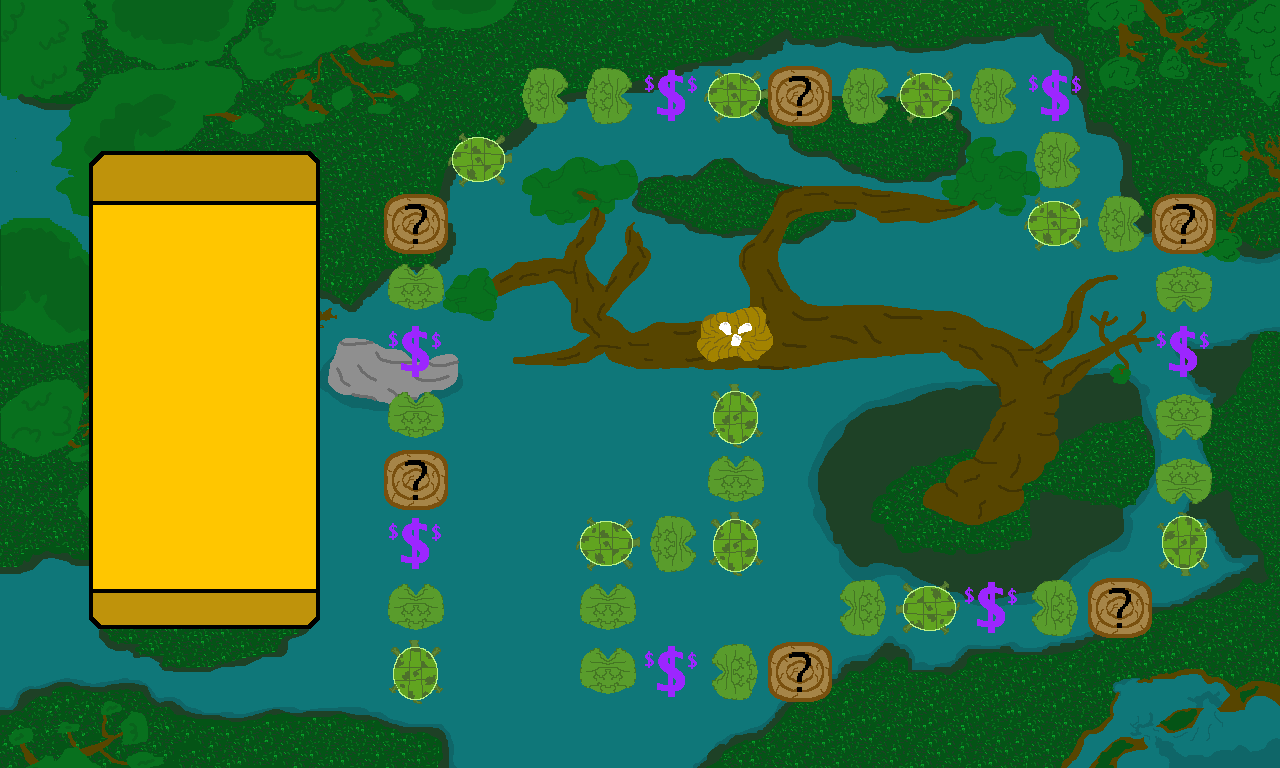

This is a level from a 2D game, rendered from its Tiled map with the project's own tilesets. A one-line summary and the map file follow, with tile-layer data summarised:
An orthogonal 20x12 tile map with 64x64 px tiles, 3 tile layers (fondo, casillas, interfaz), 3 tilesets and 55 objects (28x vacia, 8x dinero, 6x consecuencia, 4x jugadores, 2x ranuras, ...).

<map version="1.8" tiledversion="1.8.5" orientation="orthogonal" renderorder="right-down" width="20" height="12" tilewidth="64" tileheight="64" infinite="0" nextlayerid="7" nextobjectid="244">
 <editorsettings>
  <export target="tablero.json" format="json" />
 </editorsettings>
 <tileset firstgid="1" name="fondo-tablero" tilewidth="64" tileheight="64" tilecount="960" columns="20">
  <image source="../images/atlas/escenas/atlas_backgrounds.png" width="1280" height="3072" />
 </tileset>
 <tileset firstgid="961" name="casillas-atlas" tilewidth="64" tileheight="64" tilecount="4" columns="4">
  <image source="../images/atlas/casillas/atlas_casillas.png" width="256" height="64" />
 </tileset>
 <tileset firstgid="965" name="casillero-interfaz" tilewidth="64" tileheight="64" tilecount="32" columns="4">
  <image source="../images/casillero-interfaz.png" width="279" height="523" />
 </tileset>
 <layer id="1" name="fondo" width="20" height="12" locked="1">
  <data>[240 cells, 240 non-empty, 240 distinct tile ids]</data>
 </layer>
 <layer id="2" name="casillas" width="20" height="12" locked="1">
  <data>[240 cells, 42 non-empty, 4 distinct tile ids]</data>
 </layer>
 <layer id="6" name="interfaz" width="20" height="12" locked="1">
  <data>[240 cells, 32 non-empty, 32 distinct tile ids]</data>
 </layer>
 <objectgroup id="3" name="objetos">
  <object id="48" name="jugador1" type="jugadores" x="120" y="600">
   <point />
  </object>
  <object id="49" name="jugador2" type="jugadores" x="120" y="600">
   <point />
  </object>
  <object id="50" name="jugador3" type="jugadores" x="120" y="600">
   <point />
  </object>
  <object id="51" name="jugador4" type="jugadores" x="120" y="600">
   <point />
  </object>
  <object id="53" name="dado" x="191.667" y="353.667">
   <point />
  </object>
  <object id="57" name="poder1" type="ranuras" x="1102.67" y="702.667">
   <point />
  </object>
  <object id="58" name="poder2" type="ranuras" x="1182.67" y="702.667">
   <point />
  </object>
  <object id="59" name="cronometro" x="275.833" y="142.333">
   <point />
  </object>
  <object id="60" name="opciones" x="1240" y="40">
   <point />
  </object>
  <object id="240" name="casilleroInterfaz" x="192" y="354">
   <point />
  </object>
  <object id="241" name="nombreJugador" x="143.364" y="142.33">
   <point />
  </object>
  <object id="243" name="dinero" x="196.97" y="515.152">
   <point />
  </object>
 </objectgroup>
 <objectgroup id="5" name="casillas" locked="1">
  <object id="193" name="2" type="vacia" x="415.213" y="606.734">
   <point />
  </object>
  <object id="194" name="3" type="dinero" x="416.213" y="542.734">
   <point />
  </object>
  <object id="195" name="4" type="consecuencia" x="416.713" y="478.234">
   <point />
  </object>
  <object id="196" name="5" type="vacia" x="416.713" y="416.734">
   <point />
  </object>
  <object id="197" name="6" type="dinero" x="416.213" y="353.734">
   <point />
  </object>
  <object id="198" name="7" type="vacia" x="417.213" y="287.067">
   <point />
  </object>
  <object id="199" name="8" type="consecuencia" x="416.046" y="223.734">
   <point />
  </object>
  <object id="200" name="9" type="vacia" x="478.546" y="149.067">
   <point />
  </object>
  <object id="201" name="10" type="vacia" x="544.88" y="94.6427">
   <point />
  </object>
  <object id="202" name="11" type="vacia" x="607.546" y="94.6427">
   <point />
  </object>
  <object id="203" name="12" type="dinero" x="670.213" y="93.3093">
   <point />
  </object>
  <object id="204" name="13" type="vacia" x="735.546" y="93.976">
   <point />
  </object>
  <object id="205" name="14" type="consecuencia" x="799.546" y="91.3093">
   <point />
  </object>
  <object id="206" name="15" type="vacia" x="863.546" y="94.6427">
   <point />
  </object>
  <object id="207" name="16" type="vacia" x="925.546" y="93.3093">
   <point />
  </object>
  <object id="208" name="17" type="vacia" x="993.546" y="93.3093">
   <point />
  </object>
  <object id="209" name="18" type="dinero" x="1057.54" y="95.3093">
   <point />
  </object>
  <object id="210" name="19" type="vacia" x="1056.21" y="157.309">
   <point />
  </object>
  <object id="211" name="20" type="vacia" x="1056.21" y="218.643">
   <point />
  </object>
  <object id="212" name="21" type="vacia" x="1118.88" y="219.309">
   <point />
  </object>
  <object id="213" name="22" type="consecuencia" x="1184.54" y="221.976">
   <point />
  </object>
  <object id="214" name="23" type="vacia" x="1184.21" y="283.976">
   <point />
  </object>
  <object id="215" name="24" type="dinero" x="1183.54" y="349.309">
   <point />
  </object>
  <object id="216" name="25" type="vacia" x="1184.88" y="411.309">
   <point />
  </object>
  <object id="217" name="26" type="vacia" x="1182.21" y="475.309">
   <point />
  </object>
  <object id="218" name="27" type="vacia" x="1185.54" y="537.976">
   <point />
  </object>
  <object id="219" name="28" type="consecuencia" x="1122.21" y="599.143">
   <point />
  </object>
  <object id="220" name="29" type="vacia" x="1056.88" y="601.809">
   <point />
  </object>
  <object id="221" name="30" type="dinero" x="991.213" y="604.643">
   <point />
  </object>
  <object id="222" name="31" type="vacia" x="927.713" y="604.643">
   <point />
  </object>
  <object id="223" name="32" type="vacia" x="862.88" y="605.309">
   <point />
  </object>
  <object id="224" name="33" type="consecuencia" x="800.38" y="666.309">
   <point />
  </object>
  <object id="225" name="34" type="vacia" x="734.38" y="670.976">
   <point />
  </object>
  <object id="226" name="35" type="dinero" x="674.713" y="669.643">
   <point />
  </object>
  <object id="227" name="36" type="vacia" x="608.046" y="672.309">
   <point />
  </object>
  <object id="228" name="37" type="vacia" x="607.213" y="606.976">
   <point />
  </object>
  <object id="229" name="38" type="vacia" x="605.88" y="544.143">
   <point />
  </object>
  <object id="230" name="39" type="vacia" x="671.546" y="543.143">
   <point />
  </object>
  <object id="231" name="40" type="vacia" x="736.046" y="543.476">
   <point />
  </object>
  <object id="232" name="41" type="vacia" x="735.546" y="478.476">
   <point />
  </object>
  <object id="233" name="42" type="vacia" x="735.546" y="415.643">
   <point />
  </object>
  <object id="237" name="1" type="salida" x="416.167" y="672.591">
   <point />
  </object>
  <object id="239" name="43" type="llegada" x="735" y="333.5">
   <point />
  </object>
 </objectgroup>
</map>